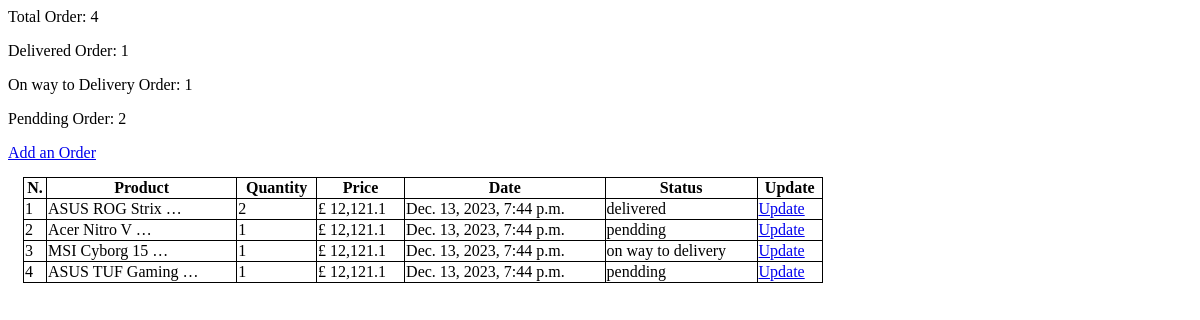
The app's page /admin_orders (signed in) with its own data.
### shop/models.py (models this page shows, shortened)
class Order(models.Model):
    STATUS=(
        ('pendding','pendding'),
        ('on way to delivery','on way to delivery'),
        ('delivered','delivered')
    )
    customer=models.ForeignKey(Customer,null=True, on_delete=models.CASCADE)
    laptop=models.ForeignKey(Laptop,null=True,on_delete=models.CASCADE)
    total_price=models.FloatField(default=00.00)
    quantity=models.PositiveIntegerField(default=0)
    status=models.CharField(choices=STATUS, default='pendding',max_length=50)
    date_created=models.DateTimeField(auto_now_add=True)

### end_point/models.py (models this page shows, shortened)
class Laptop(models.Model):
    owner=models.ForeignKey(User,on_delete=models.CASCADE, related_name='laptop',null=True,blank=True)
    description=models.TextField(max_length=500,null=True)
    price=models.FloatField(default=00.00)
    image=models.ImageField(max_length=500,null=True)
    resolution=models.CharField(max_length=500,null=True,blank=True)
    color=models.CharField(max_length=500,null=True,blank=True)
    system=models.CharField(max_length=500,null=True,blank=True)
    cpu=models.CharField(max_length=500,null=True,blank=True)
    model=models.CharField(max_length=500,null=True,blank=True)
    weight=models.CharField(max_length=150,null=True,blank=True)
    quantity=models.PositiveIntegerField(default=0)
    category=models.CharField(max_length=100 ,default='Gaming Laptop')
    date_created=models.DateTimeField(auto_now_add=True)

### shop/decorators.py (the view)
        def wrapper(request,*args,**kwargs):
            if request.headers.get('HX-Request') or request.user.is_superuser or request.headers.get("fetch") == 'yes':
                return func(request,*args,**kwargs)
            else:
                return redirect(redirect_url)

### shop/context_processors.py (called while the page is built)
def navbar(request):
    products=Laptop.objects.all()
    filtered_products= LapotopFilter(request.GET,queryset=products)
    number_of_product=0
    if request.user.is_authenticated:
        customer,_=Customer.objects.get_or_create(user=request.user)
        cart,_=Cart.objects.get_or_create(customer=customer)
        all_itemes= cart.cartitem_set.all()
        for item in all_itemes:
            number_of_product+=item.quantity
    else:
        unauth_user_cart=cache.get('customer_cart',[])
        for product in unauth_user_cart:
            number_of_product+=product[1]
    context={
        'number_of_product':number_of_product,
        'filtered_products':filtered_products,
    }
    return context

### shop/views.py (called while the page is built)
@htmx_request_only(redirect_url='shop')
def admin_orders(request):
    orders=Order.objects.all()
    total_order = sum(1 for order in orders)
    delivered_order= sum(1 for order in orders if order.status == "delivered")
    on_way_order=sum(1 for order in orders if order.status == 'on way to delivery')
    pendding_order=sum(1 for order in orders if order.status == 'pendding')
    context={
        'orders':orders,
        'total_order':total_order,
        'delivered_order':delivered_order,
        'on_way_order':on_way_order,
        'pendding_order':pendding_order,
    }
    return render(request,'shop/htmx/admin_orders.html',context)

### shop/templates/shop/htmx/admin_orders.html
{% load static %}
<link rel="stylesheet" href="{% static 'css/ordered.css' %}">
<div class="order-container">
        <div>
            <p>Total Order: {{total_order}}</p>
            <p>Delivered Order: {{delivered_order}}</p>
            <p>On way to Delivery Order: {{on_way_order}}</p>
            <p>Pendding Order: {{pendding_order}}</p>
        </div>
        <a href="{% url 'update_order' %}">Add an Order</a>
        {% if orders %}
        <table class="order-table">
            <thead>
                <tr>
                    <th>N.</th>
                    <th>Product</th>
                    <th>Quantity</th>
                    <th>Price</th>
                    <th>Date</th>
                    <th>Status</th>
                    <th>Update</th>
                </tr>
            </thead>
            <tbody>
                {% for order in orders %}
                    <tr>
                        <td>{{forloop.counter}}</td>
                        <td>{{order.laptop.description|truncatewords:3}}</td>
                        <td>{{order.quantity}}</td>
                        <td>£ {{order.total_price|floatformat:"g"}}</td>
                        <td>{{order.date_created}}</td>
                        <td>{{order.status}}</td>
                        <td><a role="button" href="{% url 'update_order_params' pk=order.id %}">Update</a></td>
                    </tr>
                {% endfor %}
            </tbody>
        </table>
    {% else %}
        <br>
        <h6>No Order Yet.</h6>
    {% endif %}
</div>

### static/css/ordered.css (style rules this page uses)
.order-table { border: 1px solid black; min-width:800px; border-collapse: collapse; margin-left: auto; margin-right: auto; margin: 15px; margin-bottom: 20px; }
.order-table,.order-table th, .order-table td { border: 1px solid black; }

### records on screen
Order: laptop.description "ASUS ROG Strix …", quantity "2", total_price "12,121.1", date_created "Dec. 13, 2023, 7:44 p.m.", status "delivered"
Order: laptop.description "Acer Nitro V …", quantity "1", total_price "12,121.1", date_created "Dec. 13, 2023, 7:44 p.m.", status "pendding"
Order: laptop.description "MSI Cyborg 15 …", quantity "1", total_price "12,121.1", date_created "Dec. 13, 2023, 7:44 p.m.", status "on way to delivery"
Order: laptop.description "ASUS TUF Gaming …", quantity "1", total_price "12,121.1", date_created "Dec. 13, 2023, 7:44 p.m.", status "pendding"

### other values on screen
{{ total_order }} "4"
{{ delivered_order }} "1"
{{ on_way_order }} "1"
{{ pendding_order }} "2"
